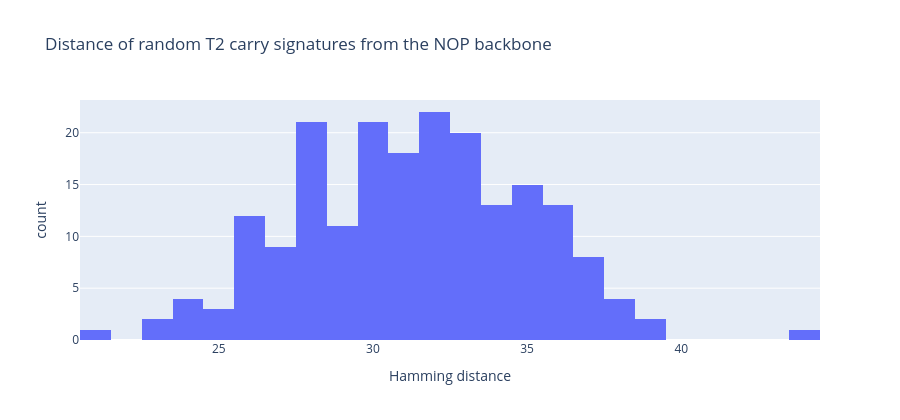

Here is the notebook cell this chart was saved with:
### Code cell
fig_dist = px.histogram(
    carry_dist_df,
    x="hamming_distance_from_NOP_T2_signature",
    nbins=25,
    title="Distance of random T2 carry signatures from the NOP backbone",
    labels={"hamming_distance_from_NOP_T2_signature": "Hamming distance"}
)
fig_dist.update_layout(height=420)
fig_dist.show()

if EXPORT_ARTIFACTS:
    fig_dist.write_html(OUTPUT_DIR / "t2_signature_distance_hist.html")

### Figure 1 — Plotly figure (JSON) as saved in the notebook; plotly's stock layout.template omitted (floating-point values rounded to 4 significant figures; data arrays with more than 128 entries replaced by an {"elided": "..."} marker saying what was removed)
{"data": [{"bingroup": "x", "hovertemplate": "Hamming distance=%{x}<br>count=%{y}<extra></extra>", "legendgroup": "", "marker": {"color": "#636efa", "pattern": {"shape": ""}}, "name": "", "nbinsx": 25, "orientation": "v", "showlegend": false, "type": "histogram", "x": {"elided": "200 int values"}, "xaxis": "x", "yaxis": "y"}], "layout": {"barmode": "relative", "height": 420, "legend": {"tracegroupgap": 0}, "title": {"text": "Distance of random T2 carry signatures from the NOP backbone"}, "xaxis": {"anchor": "y", "domain": [0, 1], "title": {"text": "Hamming distance"}}, "yaxis": {"anchor": "x", "domain": [0, 1], "title": {"text": "count"}}}}
